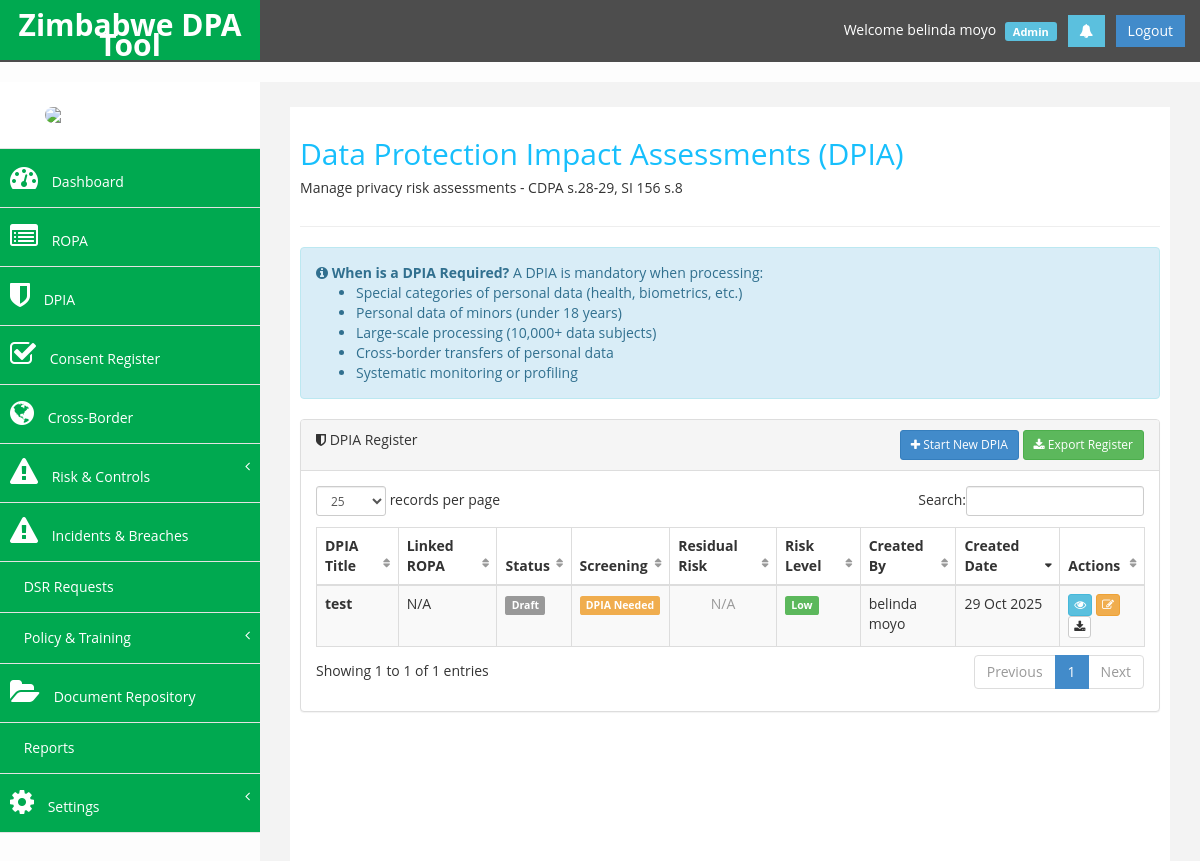
Page /dpia_list.php (signed in) on the earlier database version.
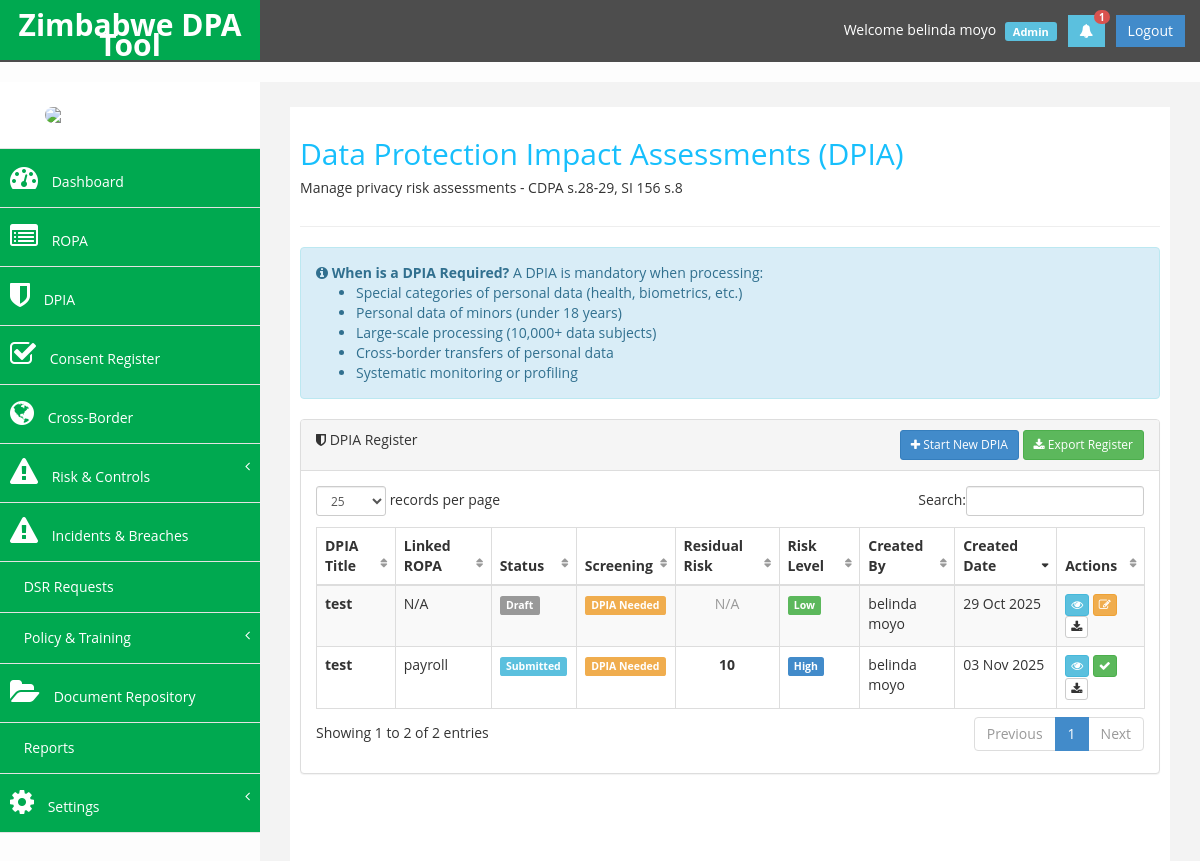
Same page on the later database version.
### tables this page shows
CREATE TABLE `dpia` (
  `dpia_id` int(11) UNSIGNED NOT NULL,
  `org_id` int(11) UNSIGNED NOT NULL,
  `ropa_id` int(11) UNSIGNED DEFAULT NULL,
  `dpia_title` varchar(255) NOT NULL,
  `description` text DEFAULT NULL,
  `screening_result` enum('needed','not_needed') DEFAULT 'needed',
  `screening_reason` text DEFAULT NULL,
  `inherent_risk_score` int(11) DEFAULT 0,
  `residual_risk_score` int(11) DEFAULT 0,
  `status` enum('draft','submitted','approved','rework','rejected') DEFAULT 'draft',
  `approver_id` int(11) UNSIGNED DEFAULT NULL,
  `approved_at` timestamp NULL DEFAULT NULL,
  `approval_notes` text DEFAULT NULL,
  `created_by` int(11) UNSIGNED NOT NULL,
  `created_at` timestamp NOT NULL DEFAULT current_timestamp(),
  `updated_at` timestamp NOT NULL DEFAULT current_timestamp() ON UPDATE current_timestamp()
);

CREATE TABLE `users` (
  `user_id` int(11) UNSIGNED NOT NULL,
  `org_id` int(11) UNSIGNED NOT NULL,
  `role_id` int(11) UNSIGNED NOT NULL,
  `dept_id` int(11) UNSIGNED DEFAULT NULL,
  `first_name` varchar(100) NOT NULL,
  `last_name` varchar(100) NOT NULL,
  `email` varchar(255) NOT NULL,
  `password` varchar(255) NOT NULL,
  `password_reset_required` tinyint(1) DEFAULT 0,
  `phone` varchar(50) DEFAULT NULL,
  `two_factor_enabled` tinyint(1) DEFAULT 0,
  `two_factor_secret` varchar(255) DEFAULT NULL,
  `status` enum('active','inactive','locked') DEFAULT 'active',
  `last_login` timestamp NULL DEFAULT NULL,
  `created_at` timestamp NOT NULL DEFAULT current_timestamp(),
  `updated_at` timestamp NOT NULL DEFAULT current_timestamp() ON UPDATE current_timestamp()
);

CREATE TABLE `processing_activities` (
  `ropa_id` int(11) UNSIGNED NOT NULL,
  `org_id` int(11) UNSIGNED NOT NULL,
  `dept_id` int(11) UNSIGNED DEFAULT NULL,
  `activity_name` varchar(255) NOT NULL,
  `description` text DEFAULT NULL,
  `purpose_id` int(11) UNSIGNED DEFAULT NULL,
  `lawful_basis_id` int(11) UNSIGNED DEFAULT NULL,
  `retention_id` int(11) UNSIGNED DEFAULT NULL,
  `data_source` enum('internal','external','both') DEFAULT 'internal',
  `has_special_categories` tinyint(1) DEFAULT 0,
  `has_minors` tinyint(1) DEFAULT 0,
  `has_cross_border` tinyint(1) DEFAULT 0,
  `estimated_data_subjects` int(11) DEFAULT 0,
  `security_measures` text DEFAULT NULL,
  `status` enum('draft','validated','archived') DEFAULT 'draft',
  `created_by` int(11) UNSIGNED NOT NULL,
  `validated_by` int(11) UNSIGNED DEFAULT NULL,
  `validated_at` timestamp NULL DEFAULT NULL,
  `created_at` timestamp NOT NULL DEFAULT current_timestamp(),
  `updated_at` timestamp NOT NULL DEFAULT current_timestamp() ON UPDATE current_timestamp()
);

### includes/auth.php (called while the page is built, shortened)
<?php
require_once dirname(__DIR__) . '/config/config.php';
function get_current_user_id() {
    return $_SESSION['dpa_user_id'] ?? null;
}
function get_current_org_id() {
    return $_SESSION['dpa_org_id'] ?? null;
}
function get_current_user_role() {
    return $_SESSION['dpa_role_name'] ?? null;
}
function is_dpo() {
    return get_current_user_role() === 'DPO' || get_current_user_role() === 'Admin';
}
?>

### config/database.php (called while the page is built, shortened)
<?php
try {
    $dpa_db = new mysqli(DB_HOST, DB_USER, DB_PASS, DB_NAME);
    $dpa_db->set_charset(DB_CHARSET);
} catch (Exception $e) {
    die("Database connection error: " . $e->getMessage());
}
function db_query($query, $params = []) {
    global $dpa_db;
    $stmt = $dpa_db->prepare($query);
    if (!empty($params)) {
        $types = '';
        $values = [];
        foreach ($params as $param) {
            if (is_int($param)) {
                $types .= 'i';
            } elseif (is_float($param)) {
                $types .= 'd';
            } else {
                $types .= 's';
            }
            $values[] = $param;
        }
        $stmt->bind_param($types, ...$values);
    }
    $stmt->execute();
    return $stmt;
}
function db_fetch_all($stmt) {
    $result = $stmt->get_result();
    return $result->fetch_all(MYSQLI_ASSOC);
}
function db_fetch_one($stmt) {
    $result = $stmt->get_result();
    return $result->fetch_assoc();
}
?>

### config/config.php (called while the page is built, shortened)
<?php
require_once 'database.php';
function format_date($date, $format = 'Y-m-d') {
    return date($format, strtotime($date));
}
?>

### dpia_list.php (the view, shortened to what the changed rows need)
<?php
require_once 'config/config.php';
require_once 'includes/auth.php';
$org_id = get_current_org_id();
$query = "SELECT d.*, pa.activity_name, u.first_name, u.last_name,
          CASE
            WHEN d.residual_risk_score >= " . RISK_ACCEPTABLE_THRESHOLD . " THEN 'High'
            WHEN d.residual_risk_score >= 3 THEN 'Medium'
            ELSE 'Low'
          END as risk_level
          FROM dpia d
          LEFT JOIN processing_activities pa ON d.ropa_id = pa.ropa_id
          LEFT JOIN users u ON d.created_by = u.user_id
          WHERE d.org_id = ?
          ORDER BY d.created_at DESC";
$stmt = db_query($query, [$org_id]);
$dpia_entries = db_fetch_all($stmt);
?>
<!DOCTYPE html>
<html xmlns="http://www.w3.org/1999/xhtml">
<head>
    <link href="assets/css/bootstrap.css" rel="stylesheet" />
    <link href="assets/css/font-awesome.css" rel="stylesheet" />
    <link href="assets/js/dataTables/dataTables.bootstrap.css?v=2" rel="stylesheet" />
    <link href="assets/css/custom.css" rel="stylesheet" />
</head>
<body>
    <div id="wrapper">
        <?php include 'includes/header.php'; ?>
        <div id="page-wrapper">
            <div id="page-inner">
                <div class="row">
                    <div class="col-md-12">
                        <h2>Data Protection Impact Assessments (DPIA)</h2>
                    </div>
                </div>
                <div class="row">
                    <div class="col-md-12">
                        <div class="panel panel-default">
                            <div class="panel-body">
                                <div class="table-responsive">
                                    <table class="table table-striped table-bordered table-hover" id="dpiaTable">
                                        <thead>
                                            <tr>
                                                <th>DPIA Title</th>
                                                <th>Linked ROPA</th>
                                                <th>Status</th>
                                                <th>Screening</th>
                                                <th>Residual Risk</th>
                                                <th>Risk Level</th>
                                                <th>Created By</th>
                                                <th>Created Date</th>
                                                <th>Actions</th>
                                            </tr>
                                        </thead>
                                        <tbody>
                                            <?php foreach ($dpia_entries as $entry): ?>
                                            <tr>
                                                <td><strong><?php echo htmlspecialchars($entry['dpia_title']); ?></strong></td>
                                                <td><?php echo htmlspecialchars($entry['activity_name'] ?? 'N/A'); ?></td>
                                                <td>
                                                    <?php
                                                    $status_class = '';
                                                    switch ($entry['status']) {
                                                        case 'submitted':
                                                            $status_class = 'info';
                                                            break;
                                                        default:
                                                            $status_class = 'default';
                                                    }
                                                    ?>
                                                    <span class="label label-<?php echo $status_class; ?>">
                                                        <?php echo ucfirst($entry['status']); ?>
                                                    </span>
                                                </td>
                                                <td>
                                                    <?php if ($entry['screening_result'] == 'needed'): ?>
                                                        <span class="label label-warning">DPIA Needed</span>
                                                    <?php else: ?>
                                                        <span class="label label-default">Not Needed</span>
                                                    <?php endif; ?>
                                                </td>
                                                <td class="text-center">
                                                    <?php if ($entry['residual_risk_score']): ?>
                                                        <strong><?php echo $entry['residual_risk_score']; ?></strong>
                                                    <?php else: ?>
                                                        <span class="text-muted">N/A</span>
                                                    <?php endif; ?>
                                                </td>
                                                <td>
                                                    <?php
                                                    $risk_class = 'default';
                                                    if ($entry['risk_level'] == 'High') {
                                                        $risk_class = 'danger';
                                                    } elseif ($entry['risk_level'] == 'Medium') {
                                                        $risk_class = 'warning';
                                                    } elseif ($entry['risk_level'] == 'Low') {
                                                        $risk_class = 'success';
                                                    }
                                                    ?>
                                                    <span class="label label-<?php echo $risk_class; ?>">
                                                        <?php echo $entry['risk_level']; ?>
                                                    </span>
                                                </td>
                                                <td><?php echo htmlspecialchars($entry['first_name'] . ' ' . $entry['last_name']); ?></td>
                                                <td><?php echo format_date($entry['created_at'], 'd M Y'); ?></td>
                                                <td>
                                                    <a href="dpia_view.php?id=<?php echo $entry['dpia_id']; ?>" class="btn btn-info btn-xs" title="View">
                                                        <i class="fa fa-eye"></i>
                                                    </a>
                                                    <?php if ($entry['status'] == 'draft' || $entry['status'] == 'rework'): ?>
                                                    <a href="dpia_wizard.php?id=<?php echo $entry['dpia_id']; ?>" class="btn btn-warning btn-xs" title="Continue">
                                                        <i class="fa fa-edit"></i>
                                                    </a>
                                                    <?php endif; ?>
                                                    <?php if (is_dpo() && $entry['status'] == 'submitted'): ?>
                                                    <a href="dpia_approve.php?id=<?php echo $entry['dpia_id']; ?>" class="btn btn-success btn-xs" title="Approve">
                                                        <i class="fa fa-check"></i>
                                                    </a>
                                                    <?php endif; ?>
                                                    <a href="dpia_export.php?id=<?php echo $entry['dpia_id']; ?>" class="btn btn-default btn-xs" title="Export PDF">
                                                        <i class="fa fa-download"></i>
                                                    </a>
                                                </td>
                                            </tr>
                                            <?php endforeach; ?>
                                        </tbody>
                                    </table>
                                </div>
                            </div>
                        </div>
                    </div>
                </div>
            </div>
        </div>
    </div>
</body>
</html>

### includes/header.php (shortened to what the changed rows need)
<?php
require_once dirname(__DIR__) . '/includes/auth.php';
$_user_id = get_current_user_id();
$_org_id = get_current_org_id();
$notif_query = "SELECT COUNT(*) as count FROM notifications WHERE org_id = ? AND user_id = ? AND is_read = 0";
$notif_stmt = db_query($notif_query, [$_org_id, $_user_id]);
$unread_notifications = db_fetch_one($notif_stmt)['count'] ?? 0;
?>
<nav class="navbar navbar-default navbar-cls-top" role="navigation">
     <div class="navbar-user-info">
          <a href="notifications.php" class="btn btn-info square-btn-adjust" style="position: relative;" title="Notifications">
               <i class="fa fa-bell"></i>
               <?php if ($unread_notifications > 0): ?>
               <span class="badge" style="position: absolute; top: -5px; right: -5px; background-color: #d9534f; color: white; font-size: 10px; padding: 2px 5px; border-radius: 10px;">
                    <?php echo $unread_notifications > 99 ? '99+' : $unread_notifications; ?>
               </span>
               <?php endif; ?>
          </a>
     </div>
</nav>

Differences in the rows shown:
added dpia: dpia_title "test", ropa.activity_name "payroll", status "Submitted", screening_result "DPIA Needed", residual_risk_score "10", risk_level "High", created_by.last_name "belinda moyo", created_at "03 Nov 2025"
Other differences:
$unread_notifications: (not shown) → "1"
text written by a page script: "records per page Search: Showing 1 to 1 of 1 entries Previous 1 Next" → "records per page Search: Showing 1 to 2 of 2 entries Previous 1 Next"
